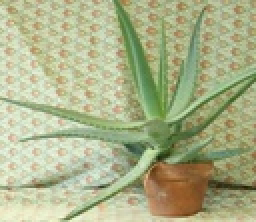
%> input picture left.jpg, 128 x 111 px, shrunk from 320 x 277 before the run (shown 2 times larger)
$ octave --eval "main;"   (GNU Octave 9; MATLAB toolbox functions it lacks are replaced by stand-ins)
%> lines starting %> are read from the running program, lines starting %| are printed output that depends on the picture; in (x1, y1, x2, y2) boxes, pixels count from 0 and x2, y2 are one past the last pixel; in counts of white or black regions, pixels touching at a corner belong together; the program's own positions count from 1
### StereoBM.m
function [ disparityResult ] = StereoBM(imgLeft, imgRight, maxDisparity)
    disp('Begin StereoBM');

    %% from RGB to Grayscale
    imgLeft = round(mean(imgLeft, 3));
    imgRight = round(mean(imgRight, 3));

    %% Sobel filter
    sobelLeft = SobelFilter(imgLeft);
    sobelRight = SobelFilter(imgRight);

    %% SAD
    disparityLeft = LeftSADCost(sobelLeft, sobelRight, maxDisparity);
    disparityRight = RightSADCost(sobelLeft, sobelRight, maxDisparity);

    %%Left Right check
    disparityResult = LRCheck(disparityLeft, disparityRight);

    %%Display
    figure; imagesc(disparityLeft); colorbar, title('left'); axis off;
    figure; imagesc(disparityRight); colorbar, title('right'); axis off;

    disp('End StereoBM');

### SobelFilter.m
function [ sobel_img ] = SobelFilter(img)
    [m, n] = size(img); %m=height n=width
    disp('Begin SobelFilter');
    sobel_img = img;
    SOBEL_CAP = 31;

    for y = 2:n - 1;

        for x = 2:m - 1;
            val = ((img(x + 1, (y - 1)) - img(x - 1, (y - 1))) + (img(x + 1, y) - img(x - 1, y)) * 2 + (img(x + 1, (y + 1)) - img(x - 1, (y + 1))));

            if (val > SOBEL_CAP)
                val = SOBEL_CAP;
            elseif (val <- SOBEL_CAP)
                val = -SOBEL_CAP;
            end

            sobel_img(x, y) = val + SOBEL_CAP; % Adding offset to prevent negative values
        end

    end

    disp('End SobelFilter');

### LeftSADCost.m
function [disparityLeft] = LeftSADCost(img_left, img_right, MaxDisparity)
    disp('Begin LeftSADCost');
    blockSize = 21;
    halfBlock = round(blockSize / 2);

    disparityLeft = zeros(size(img_left));

    for i = halfBlock + 1:size(img_left, 1) - halfBlock

        for j = halfBlock + 1:size(img_left, 2) - halfBlock
            blockLeft = img_left(i - halfBlock:i + halfBlock, j - halfBlock:j + halfBlock);

            for k = 0:min(j - halfBlock - 1, MaxDisparity)
                blockRight = img_right(i - halfBlock:i + halfBlock, j - halfBlock - k:j + halfBlock - k);
                % calculate SAD
                sadValue(k + 1, 1) = sum(abs(blockLeft(:) - blockRight(:)));
            end

            [x disparity] = min(sadValue);
            disparityLeft(i, j) = (disparity - 1);
        end

    end

    disp('End LeftSADCost');

### RightSADCost.m
function [disparityLeft] = RightSADCost(img_left, img_right, MaxDisparity)
    disp('Begin RightSADCost');
    blockSize = 21;
    halfBlock = round(blockSize / 2);

    disparityLeft = zeros(size(img_left));

    for i = halfBlock + 1:size(img_left, 1) - halfBlock

        for j = halfBlock + 1:size(img_left, 2) - halfBlock
            blockRight = img_right(i - halfBlock:i + halfBlock, j - halfBlock:j + halfBlock);

            for k = 0:min(MaxDisparity, size(img_left, 2) - halfBlock - j)
                blockLeft = img_left(i - halfBlock:i + halfBlock, j - halfBlock + k:j + halfBlock + k);
                % calculate SAD
                sadValue(k + 1, 1) = sum(abs(blockLeft(:) - blockRight(:)));
            end

            [x disparity] = min(sadValue);
            disparityLeft(i, j) = (disparity - 1);
        end

    end

    disp('End RightSADCost');

### LRCheck.m
function [disparityResult] = LRCheck(disparityLeft, disparityRight)
    disparityResult = disparityLeft;
    disp('Begin LRCheck');
    % Check left disparity image
    for y = 1:size(disparityLeft, 1);

        for x = 1:size(disparityLeft, 2);
            left = disparityLeft(y, x);

            if x - left > 0
                right = disparityRight(y, x - left);
                dispDiff = left - right;

                if dispDiff < 0
                    dispDiff = -dispDiff;
                elseif dispDiff > 1%  Maximum difference
                    disparityResult(y, x) = 0;
                end

            end

        end

    end

    disp('End LRCheck');
end

### main.m
function [] = main()
    disp('Begin...');
    % Load images
    %% Test Case1
    %imLeft  = imread('left.bmp');
    %imRight = imread('right.bmp');
    %maxDisparity=128

    %% Test Case 2
    imLeft = imread('left.jpg');
%> imLeft is the input picture: size 111x128x3 uint8; mean R, G, B 171.2, 177.1, 136.7
    imRight = imread('right.jpg');
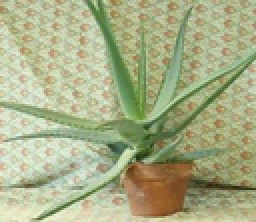
%> input picture right.jpg, 128 x 111 px, shrunk from 320 x 277 before the run (shown 2 times larger)
%> imRight is the input picture: size 111x128x3 uint8; mean R, G, B 168, 174.1, 134.2
    maxDisparity = 32;

    imshow(imLeft);
    %% Run Block Matching algorithm

    disparityResult = StereoBM(imLeft, imRight, maxDisparity);
%> in StereoBM, `imgLeft = round(mean(imgLeft, 3));`:
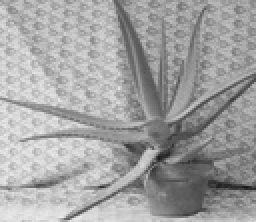
%> imgLeft: size 111x128 double (shown 2 times larger); min 23, max 237, mean 161.7
%> in StereoBM, `imgRight = round(mean(imgRight, 3));`:
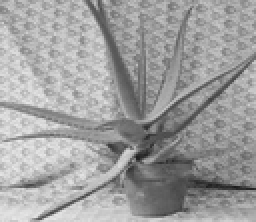
%> imgRight: size 111x128 double (shown 2 times larger); min 28, max 232, mean 158.8
%> after the loop in SobelFilter, `for y = 2:n - 1;`:
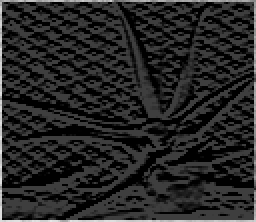
%> sobel_img: size 111x128 double (shown 2 times larger); min 0, max 231, mean 37.3
%> after the loop in SobelFilter (call 2), `for y = 2:n - 1;`:
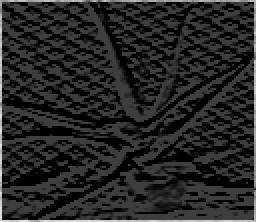
%> sobel_img: size 111x128 double (shown 2 times larger); min 0, max 228, mean 37.4
%> after the loop in LeftSADCost, `for i = halfBlock + 1:size(img_left, 1) - halfBlock`:
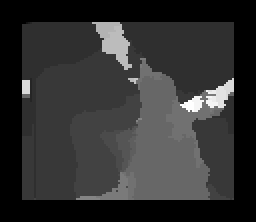
%> disparityLeft: size 111x128 double (shown 2 times larger); min 0, max 27, mean 5.2; drawn with min black and max white
%> after the loop in LeftSADCost, `for i = halfBlock + 1:size(img_left, 1) - halfBlock`: sadValue = 33 values, max 14721 at index 30, min 5766 at index 8, mean 11242.5
%> after the loop in LRCheck, `for y = 1:size(disparityLeft, 1);`:
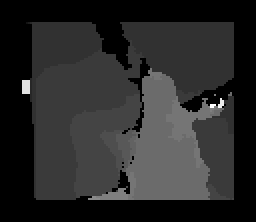
%> disparityResult: size 111x128 double (shown 2 times larger); 7.21% of pixels changed, all inside (x1, y1, x2, y2) = (11, 11, 117, 100); drawn with min black and max white
%> after the loop in LRCheck, `for y = 1:size(disparityLeft, 1);`: dispDiff = 0

    %% Display result
    figure; imagesc(disparityResult); colorbar, title('result'); axis off;
end
